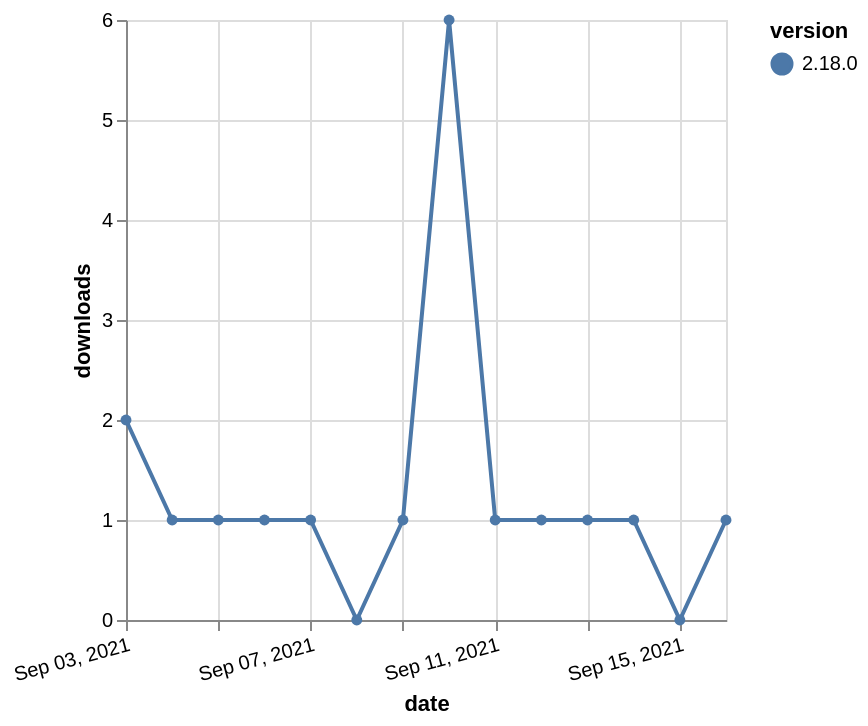

Here is the Vega-Lite specification saved for this chart:
### Vega-Lite specification from a JSON file in a GitHub repository (floating-point values rounded to 4 significant figures)
{"$schema": "https://vega.github.io/schema/vega-lite/v5.json", "description": "A simple bar chart with embedded data.", "data": {"values": [{"date": "2021-09-03", "total": 500, "delta": 2, "version": "2.18.0"}, {"date": "2021-09-04", "total": 501, "delta": 1, "version": "2.18.0"}, {"date": "2021-09-05", "total": 502, "delta": 1, "version": "2.18.0"}, {"date": "2021-09-06", "total": 503, "delta": 1, "version": "2.18.0"}, {"date": "2021-09-07", "total": 504, "delta": 1, "version": "2.18.0"}, {"date": "2021-09-08", "total": 504, "delta": 0, "version": "2.18.0"}, {"date": "2021-09-09", "total": 505, "delta": 1, "version": "2.18.0"}, {"date": "2021-09-10", "total": 511, "delta": 6, "version": "2.18.0"}, {"date": "2021-09-11", "total": 512, "delta": 1, "version": "2.18.0"}, {"date": "2021-09-12", "total": 513, "delta": 1, "version": "2.18.0"}, {"date": "2021-09-13", "total": 514, "delta": 1, "version": "2.18.0"}, {"date": "2021-09-14", "total": 515, "delta": 1, "version": "2.18.0"}, {"date": "2021-09-15", "total": 515, "delta": 0, "version": "2.18.0"}, {"date": "2021-09-16", "total": 516, "delta": 1, "version": "2.18.0"}]}, "width": "container", "mark": {"type": "line", "point": {"filled": true}}, "encoding": {"x": {"field": "date", "type": "temporal", "timeUnit": "yearmonthdate", "title": "date", "axis": {"labelAngle": -15}}, "y": {"field": "delta", "type": "quantitative", "title": "downloads"}, "color": {"field": "version", "type": "nominal"}, "tooltip": {"field": "delta"}}}
